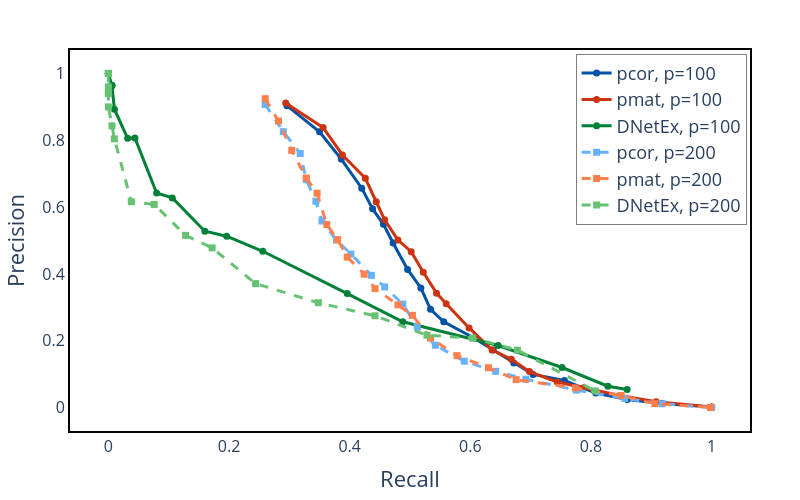

The notebook cell saved with this chart:
### Markdown cell above
# Precision-Recall

### Code cell
temp_df = r1.groupby('alpha').aggregate({'NRecall':'mean','FDR':'mean'}).reset_index()
temp_df2 = s1.groupby('alpha').aggregate({'NRecall':'mean','FDR':'mean'}).reset_index()
run_number = 0

# Create figure
fig = go.Figure()

fig.add_trace(
    go.Scatter(
        x=temp_df.NRecall.values,
        y=1-temp_df.FDR.values,
        mode='lines+markers',
        name='pcor, p=100',
        line=dict(color='rgba(0, 82, 165, 1)', width=2.5),
        marker=dict(size=7, color='rgba(0, 82, 165, 1)')
    )
)

fig.add_trace(
    go.Scatter(
        x=temp_df2.NRecall.values,
        y=1-temp_df2.FDR.values,
        mode='lines+markers',
        name='pmat, p=100',
        line=dict(color='rgba(204, 51, 17, 1)', width=2.5),
        marker=dict(size=7, color='rgba(204, 51, 17, 1)')
    )
)

fig.add_trace(
    go.Scatter(
        x=runs_recall_list[run_number],
        y=1-runs_fdr_list[run_number],
        mode='lines+markers',
        name=f'DNetEx, p=100',
        line=dict(color='rgba(0, 128, 55, 1)', width=2.5),
        marker=dict(size=7, color='rgba(0, 128, 55, 1)')
    )
)

temp_df = r2.groupby('alpha').aggregate({'NRecall':'mean','FDR':'mean'}).reset_index()
temp_df2 = s2.groupby('alpha').aggregate({'NRecall':'mean','FDR':'mean'}).reset_index()
run_number = 1

fig.add_trace(
    go.Scatter(
        x=temp_df.NRecall.values,
        y=1-temp_df.FDR.values,
        mode='lines+markers',
        name='pcor, p=200',
        line=dict(color='rgba(102, 178, 255, 1)', width=2.5, dash='dash'),
        marker=dict(size=7, color='rgba(102, 178, 255, 1)', symbol='square')
    )
)

fig.add_trace(
    go.Scatter(
        x=temp_df2.NRecall.values,
        y=1-temp_df2.FDR.values,
        mode='lines+markers',
        name='pmat, p=200',
        line=dict(color='rgba(255, 128, 77, 1)', width=2.5, dash='dash'),
        marker=dict(size=7, color='rgba(255, 128, 77, 1)', symbol='square')
    )
)

fig.add_trace(
    go.Scatter(
        x=runs_recall_list[run_number],
        y=1-runs_fdr_list[run_number],
        mode='lines+markers',
        name=f'DNetEx, p=200',
        line=dict(color='rgba(102, 194, 115, 1)', width=2.5, dash='dash'),
        marker=dict(size=7, color='rgba(102, 194, 115, 1)', symbol='square')
    )
)


# Customize the layout
fig.update_traces(line=dict(width=3))

fig.update_layout(
    xaxis1=dict(tickfont=dict(size=16),showticklabels=True),
    yaxis1=dict(tickfont=dict(size=16),showticklabels=True),
    autosize=False,
    width=800,
    height=500,
    xaxis_title=r"Recall",
    yaxis_title='Precision',
    plot_bgcolor='white',
    paper_bgcolor='white',
    margin=dict(l=50, r=50, t=50, b=50),
    showlegend=True,
    legend=dict(
        x=.995,
        y=0.99,  
        xanchor='right',
        yanchor='top',
        bgcolor='rgba(255, 255, 255, 0.6)',
        bordercolor='gray',
        borderwidth=1
    ),
    xaxis=dict(showline=True, linewidth=2, linecolor='black', mirror=True),
    yaxis=dict(showline=True, linewidth=2, linecolor='black', mirror=True),
    font=dict(size=18)

)

fig.show()

fig.write_image("Results/sd1-pr.pdf")

### Figure 1 — Plotly figure (JSON) as saved in the notebook; plotly's stock layout.template omitted (floating-point values rounded to 4 significant figures)
{"data": [{"line": {"color": "rgba(0, 82, 165, 1)", "width": 3}, "marker": {"color": "rgba(0, 82, 165, 1)", "size": 7}, "mode": "lines+markers", "name": "pcor, p=100", "type": "scatter", "x": [0.296, 0.35, 0.386, 0.42, 0.438, 0.456, 0.472, 0.496, 0.518, 0.534, 0.556, 0.606, 0.638, 0.672, 0.704, 0.756, 0.808, 0.86, 0.918, 1], "y": [0.9036, 0.8252, 0.7438, 0.6568, 0.5949, 0.5488, 0.4927, 0.4135, 0.3584, 0.2945, 0.257, 0.2085, 0.1727, 0.1342, 0.09977, 0.08152, 0.04389, 0.02445, 0.01272, 0.002071]}, {"line": {"color": "rgba(204, 51, 17, 1)", "width": 3}, "marker": {"color": "rgba(204, 51, 17, 1)", "size": 7}, "mode": "lines+markers", "name": "pmat, p=100", "type": "scatter", "x": [0.294, 0.356, 0.388, 0.426, 0.444, 0.458, 0.48, 0.502, 0.522, 0.544, 0.56, 0.598, 0.636, 0.668, 0.698, 0.744, 0.788, 0.848, 0.908, 1], "y": [0.9112, 0.838, 0.7562, 0.6864, 0.6162, 0.5621, 0.5017, 0.4668, 0.4054, 0.3428, 0.3112, 0.2387, 0.1731, 0.1449, 0.1082, 0.07695, 0.05994, 0.03658, 0.01813, 0.002052]}, {"line": {"color": "rgba(0, 128, 55, 1)", "width": 3}, "marker": {"color": "rgba(0, 128, 55, 1)", "size": 7}, "mode": "lines+markers", "name": "DNetEx, p=100", "type": "scatter", "x": [0, 0, 0, 0, 0.006, 0.006, 0.01, 0.032, 0.044, 0.08, 0.106, 0.16, 0.196, 0.256, 0.396, 0.488, 0.646, 0.752, 0.828, 0.86], "y": [1, 1, 1, 1, 0.965, 0.9629, 0.8929, 0.8061, 0.8066, 0.6424, 0.6276, 0.5281, 0.5132, 0.468, 0.3414, 0.2571, 0.1862, 0.1204, 0.06448, 0.05455]}, {"line": {"color": "rgba(102, 178, 255, 1)", "dash": "dash", "width": 3}, "marker": {"color": "rgba(102, 178, 255, 1)", "size": 7, "symbol": "square"}, "mode": "lines+markers", "name": "pcor, p=200", "type": "scatter", "x": [0.26, 0.29, 0.318, 0.328, 0.344, 0.354, 0.378, 0.402, 0.436, 0.458, 0.488, 0.512, 0.542, 0.59, 0.642, 0.692, 0.776, 0.856, 0.918, 1], "y": [0.9069, 0.8257, 0.7604, 0.6822, 0.6178, 0.5585, 0.5017, 0.4597, 0.3961, 0.3614, 0.31, 0.2418, 0.187, 0.1392, 0.1089, 0.08541, 0.05275, 0.02799, 0.01185, 0.0005052]}, {"line": {"color": "rgba(255, 128, 77, 1)", "dash": "dash", "width": 3}, "marker": {"color": "rgba(255, 128, 77, 1)", "size": 7, "symbol": "square"}, "mode": "lines+markers", "name": "pmat, p=200", "type": "scatter", "x": [0.26, 0.282, 0.304, 0.328, 0.346, 0.362, 0.38, 0.396, 0.424, 0.442, 0.48, 0.504, 0.534, 0.578, 0.63, 0.676, 0.774, 0.85, 0.906, 0.998], "y": [0.9244, 0.8577, 0.7695, 0.6874, 0.6417, 0.5481, 0.5026, 0.4505, 0.3996, 0.3563, 0.3077, 0.2764, 0.2084, 0.1558, 0.1199, 0.08407, 0.05913, 0.03641, 0.01213, 0.0008633]}, {"line": {"color": "rgba(102, 194, 115, 1)", "dash": "dash", "width": 3}, "marker": {"color": "rgba(102, 194, 115, 1)", "size": 7, "symbol": "square"}, "mode": "lines+markers", "name": "DNetEx, p=200", "type": "scatter", "x": [0, 0, 0, 0, 0, 0, 0, 0.006, 0.01, 0.038, 0.076, 0.128, 0.172, 0.244, 0.348, 0.442, 0.528, 0.604, 0.678, 0.807], "y": [1, 1, 1, 0.96, 0.94, 0.94, 0.9, 0.8433, 0.8043, 0.6162, 0.6081, 0.5157, 0.4782, 0.3714, 0.3141, 0.2751, 0.2171, 0.2082, 0.1724, 0.05033]}], "layout": {"autosize": false, "font": {"size": 18}, "height": 500, "legend": {"bgcolor": "rgba(255, 255, 255, 0.6)", "bordercolor": "gray", "borderwidth": 1, "x": 0.995, "xanchor": "right", "y": 0.99, "yanchor": "top"}, "margin": {"b": 50, "l": 50, "r": 50, "t": 50}, "paper_bgcolor": "white", "plot_bgcolor": "white", "showlegend": true, "width": 800, "xaxis": {"linecolor": "black", "linewidth": 2, "mirror": true, "showline": true, "showticklabels": true, "tickfont": {"size": 16}, "title": {"text": "Recall"}}, "yaxis": {"linecolor": "black", "linewidth": 2, "mirror": true, "showline": true, "showticklabels": true, "tickfont": {"size": 16}, "title": {"text": "Precision"}}}}
